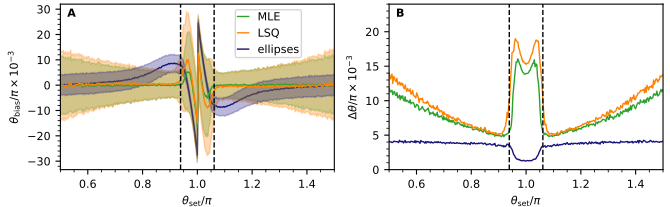

This chart was generated by the following Python code:
# -*- coding: utf-8 -*-
"""
@author: D.Pfeiffer, D.Derr & L.Lind
"""
from pathlib import Path

import numpy as np
import matplotlib.pyplot as plt
import matplotlib

import os
import sys

sys.path.append(os.path.abspath('..'))

plt.style.use('../paper_mpl_style.mplstyle')

parent_dir = Path(__file__).parent.parent
parent_str = str(parent_dir)

if parent_str not in sys.path:
    sys.path.insert(0, parent_str)
    added = True
else:
    added = False

try:
    import helper_functions as hf
finally:
    if added:
        sys.path.pop(0)  # Safe cleanup only if we added it

save_fig = True

colour_diff = 'C0'
colour_sum = 'C1'
colour_ell = 'C2'


# =============================================================================
# Data Import
# =============================================================================

# Results of numerical MLE evaluation
num_eval_theta_scan_MLE     = np.load('../num_eval/num_eval_res_theta_S_sum_MLE.npz')

thetas_set_MLE              = num_eval_theta_scan_MLE['thetas_set']

thetas_rec_sum_num_MLE      = num_eval_theta_scan_MLE['thetas_rec_sum']
# thetas_rec_diff_num_MLE     = num_eval_theta_scan_MLE['thetas_rec_diff']

thetas_rec_sum_std_num_MLE  = num_eval_theta_scan_MLE['thetas_rec_sum_std']
# thetas_rec_diff_std_num_MLE = num_eval_theta_scan_MLE['thetas_rec_diff_std']

# A0_set_MLE                  = num_eval_theta_scan_MLE['A0_set']
# A_sum_set_MLE               = num_eval_theta_scan_MLE['A_sum_set']
# A_sum_rec_num_MLE           = num_eval_theta_scan_MLE['A_sum_rec']
# A_diff_set_MLE              = num_eval_theta_scan_MLE['A_diff_set']
# A_diff_rec_num_MLE          = num_eval_theta_scan_MLE['A_diff_rec']

# Results of numerical PEAC ##
num_eval_theta_scan_PEAC     = np.load('../num_eval/num_eval_res_theta_S_sum_PEAC.npz')

thetas_set_PEAC              = num_eval_theta_scan_PEAC['thetas_set']

thetas_rec_sum_num_PEAC      = num_eval_theta_scan_PEAC['thetas_rec_sum']
# thetas_rec_diff_num_PEAC     = num_eval_theta_scan_PEAC['thetas_rec_diff']

thetas_rec_sum_std_num_PEAC  = num_eval_theta_scan_PEAC['thetas_rec_sum_std']
# thetas_rec_diff_std_num_PEAC = num_eval_theta_scan_PEAC['thetas_rec_diff_std']


# Results of geometric ellipse fits 
num_eval_theta_scan_geom = np.load('../num_eval/num_eval_res_theta_S_sum_geo_ell.npz')

thetas_set_geom              = num_eval_theta_scan_geom['thetas_set']

thetas_rec_ell_num_geom      = num_eval_theta_scan_geom['thetas_rec_ell']

thetas_rec_ell_std_num_geom  = num_eval_theta_scan_geom['thetas_rec_ell_std']

A0_set_geom                  = num_eval_theta_scan_geom['A0_set']
sigma_set_geom               = num_eval_theta_scan_geom['sigma_set']

#############
### plots ###
#############
inch_to_cm = 2.54
phi_golden = (1 + np.sqrt(5)) / 2
width_inch = 17/inch_to_cm
height_inch = width_inch / (2*phi_golden)

start = 166
stop = 501


### theta bias plot ####
fig_theta_bias, axs = plt.subplots(1,2,
                                   figsize = (width_inch,height_inch))
ax_theta_bias = axs[0]

# ax_theta_bias.grid(True)
ax_theta_bias.minorticks_on()
# ax_theta_bias.grid(which='minor', linestyle=':', linewidth=0.6)

ax_theta_bias.text(
    0.025, 0.975,  # x=2.5% from left, y=97.5% from bottom
    'A',
    # fontsize=9,
    fontweight='bold',
    transform=ax_theta_bias.transAxes,
    verticalalignment='top',
    horizontalalignment='left'
)

## MLE
ax_theta_bias.plot(thetas_set_MLE[start:stop]/np.pi,
                   (thetas_rec_sum_num_MLE[start:stop]-thetas_set_MLE[start:stop])/np.pi*1e3,
                   color="tab:green",
                   linewidth=1,
                   label=r'MLE', zorder=2)

ax_theta_bias.fill_between(thetas_set_MLE[start:stop]/np.pi,
                           (thetas_rec_sum_num_MLE[start:stop]-thetas_set_MLE[start:stop] - 1*thetas_rec_sum_std_num_MLE[start:stop])/np.pi*1e3,
                           #
                           (thetas_rec_sum_num_MLE[start:stop]-thetas_set_MLE[start:stop] + 1*thetas_rec_sum_std_num_MLE[start:stop])/np.pi*1e3,
                           color="tab:green", alpha=0.3)

## LSQ
ax_theta_bias.plot(thetas_set_PEAC[start:stop]/np.pi,
                   (thetas_rec_sum_num_PEAC[start:stop]-thetas_set_PEAC[start:stop])/np.pi*1e3,
                   color=colour_sum,
                   linewidth=1,
                   label=r'LSQ')

ax_theta_bias.fill_between(thetas_set_PEAC[start:stop]/np.pi,
                           (thetas_rec_sum_num_PEAC[start:stop]-thetas_set_PEAC[start:stop] - 1*thetas_rec_sum_std_num_PEAC[start:stop])/np.pi*1e3,
                           #
                           (thetas_rec_sum_num_PEAC[start:stop]-thetas_set_PEAC[start:stop] + 1*thetas_rec_sum_std_num_PEAC[start:stop])/np.pi*1e3,
                           color=colour_sum, alpha=0.3)

## ellipses
ax_theta_bias.plot(thetas_set_geom[start:stop]/np.pi,
                   (thetas_rec_ell_num_geom[start:stop]-thetas_set_geom[start:stop])/np.pi*1e3,
                   color=colour_ell,
                   linewidth=1,
                   label=r'ellipses', zorder=-1)

ax_theta_bias.fill_between(thetas_set_geom[start:stop]/np.pi,
                           (thetas_rec_ell_num_geom[start:stop]-thetas_set_geom[start:stop] - 1*thetas_rec_ell_std_num_geom[start:stop])/np.pi*1e3,
                           #
                           (thetas_rec_ell_num_geom[start:stop]-thetas_set_geom[start:stop] + 1*thetas_rec_ell_std_num_geom[start:stop])/np.pi*1e3,
                           color=colour_ell, alpha=0.3)

theta_change = hf.theta_change(A0_set_geom, sigma_set_geom, np.pi/4)
ax_theta_bias.axvline(theta_change/np.pi, color="black", linewidth=1, ls="--")
ax_theta_bias.axvline(2-theta_change/np.pi, color="black", linewidth=1, ls="--")

ax_theta_bias.set_xlabel(r'$\theta_\text{set}/\pi$')
ax_theta_bias.set_ylabel(r'$\theta_\text{bias}/\pi \times 10^{-3}$')
ax_theta_bias.set_xlim(0.5, 1.5)
# ax_theta_bias.set_ylim(-0.1/np.pi, 0.1/np.pi)
ax_theta_bias.legend(loc='upper right',
                     borderpad = 0.2,
                     handlelength = 1,
                     bbox_to_anchor=(0.9,1))

######################
## uncertainty plot ##
######################

ax_theta_uncert = axs[1]
ax_theta_uncert.minorticks_on()

ax_theta_uncert.text(
    0.025, 0.975,  # x=2.5% from left, y=97.5% from bottom
    'B',
    # fontsize=9,
    fontweight='bold',
    transform=ax_theta_uncert.transAxes,
    verticalalignment='top',
    horizontalalignment='left'
)

ax_theta_uncert.plot(thetas_set_MLE[start:stop]/np.pi,
                     thetas_rec_sum_std_num_MLE[start:stop]/np.pi*1e3, color="tab:green",
                     linewidth=1, label=r'MLE')

ax_theta_uncert.plot(thetas_set_PEAC[start:stop]/np.pi,
                     thetas_rec_sum_std_num_PEAC[start:stop]/np.pi*1e3, color=colour_sum,
                    linewidth=1, label=r'PEAC')

ax_theta_uncert.plot(thetas_set_geom[start:stop]/np.pi,
                     thetas_rec_ell_std_num_geom[start:stop]/np.pi*1e3, color=colour_ell,
                    linewidth=1, label=r'geom. ellipses')


theta_change = 2* np.arccos(sigma_set_geom/(np.sqrt(2)*0.5625*A0_set_geom))
ax_theta_uncert.axvline(theta_change/np.pi, color="black", linewidth=1, ls="--")
ax_theta_uncert.axvline(2-theta_change/np.pi, color="black", linewidth=1, ls="--")

ax_theta_uncert.set_xlabel(r'$\theta_\text{set}/\pi$')
ax_theta_uncert.set_ylabel(r'$\Delta\theta/\pi \times 10^{-3}$')
ax_theta_uncert.set_xlim(0.5, 1.5)
ax_theta_uncert.set_ylim(0, 24)
# ax_theta_uncert.legend(loc='lower right')

plt.subplots_adjust(left=0.09,
                    top=0.98,
                    bottom=0.18,
                    right=0.99)


plt.savefig('figS7.pdf')
